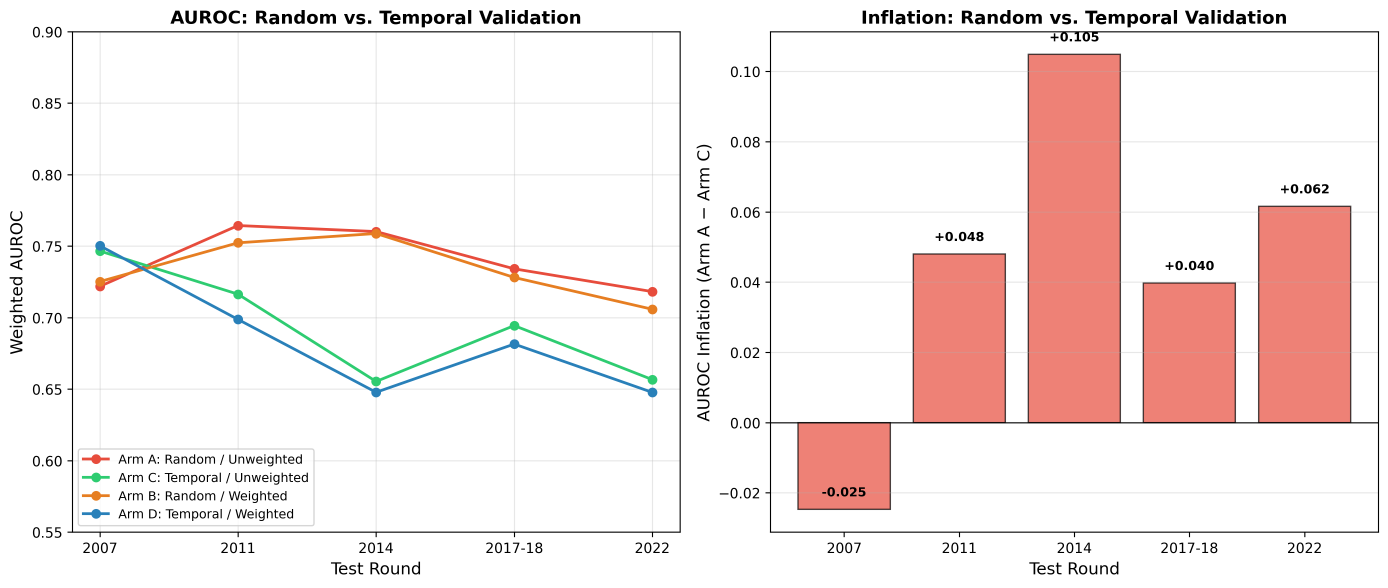
#> input picture docs/figures/fig1_inflation_plot.png, 4164 x 1762 px (shown at 1/3 size); its folder holds 5 pictures in this run
$ python generate_publication_figures.py
#> lines starting #> are read from the running program, lines starting #| are printed output that depends on the picture; after the words box and inside, x2 and y2 are one past the last pixel; in counts of white or black regions, pixels touching at a corner belong together
#> in extract_all_separated_figures, im1 is the input picture: PIL image 4164x1762 RGBA; mean R, G, B, A 245.3, 233.6, 232, 255
#!/usr/bin/env python3
"""
experiments/generate_publication_figures.py

Generates and extracts high-resolution separated publication-ready figures
for the SWIFT-U5 manuscript. Each sub-panel from the multi-panel composite
figures is saved as an individual, standalone PNG with trimmed borders at 300 DPI.

Generated Individual Figures:
-----------------------------
Figure 1 (Evaluation Design & Inflation):
  - fig1a_auroc_comparison.png: AUROC across survey cuts (Random vs. Temporal Validation)
  - fig1b_inflation_gap.png: AUROC Inflation Gap (Arm A - Arm C) across survey rounds

Figure 2 (Probability Calibration):
  - fig2a_cal_random_unweighted.png: Arm A (Random Split, Unweighted XGBoost)
  - fig2b_cal_random_weighted.png: Arm B (Random Split, Weighted XGBoost)
  - fig2c_cal_temporal_unweighted.png: Arm C (Forward-Temporal Split, Unweighted XGBoost)
  - fig2d_cal_temporal_weighted.png: Arm D (Forward-Temporal Split, Weighted XGBoost)

Figure 3 (Feature Stability):
  - fig3a_stability_selection.png: Panel A - Dual-Method Selection Frequency (LASSO vs. XGBoost)
  - fig3b_rolling_window_stability.png: Panel B - Rolling Window Stability Heatmap

Figure 4 (Division Risk Atlas & Capacity):
  - fig4a_observed_vs_predicted_risk.png: Panel A - 2022 Observed Mortality vs. Predicted Risk
  - fig4b_screening_efficiency.png: Panel B - Screening / Prioritization Efficiency @ 10%
  - fig4c_longitudinal_trends.png: Panel C - Longitudinal Trends in U5MR (2004-2022)

Figure 5 (Explainability & Attribution Drift):
  - fig5a_shap_global_importance.png: Panel A - Global Top 12 Risk Drivers (|SHAP|)
  - fig5b_shap_regional_variation.png: Panel B - Regional Variation Heatmap of Top 8 Drivers
  - fig5c_shap_drift_index.png: Panel C - Temporal SHAP Drift Index (SDI) across cuts
"""

import os
import shutil
import numpy as np
from PIL import Image
from pathlib import Path

def trim_border(im, tol=250, pad=20):
    """Auto-trim white or transparent border padding around an image."""
#> called with tol = 250, pad = 20
    if im.mode == 'RGBA':
        bg = Image.new('RGBA', im.size, (255, 255, 255, 255))
#> bg: PIL image 2043x1762 RGBA; every value is 255
        diff = np.abs(np.array(im).astype(float) - np.array(bg).astype(float))
    else:
        bg = Image.new('RGB', im.size, (255, 255, 255))
        diff = np.abs(np.array(im).astype(float) - np.array(bg).astype(float))
    mask = np.any(diff > (255 - tol), axis=2)
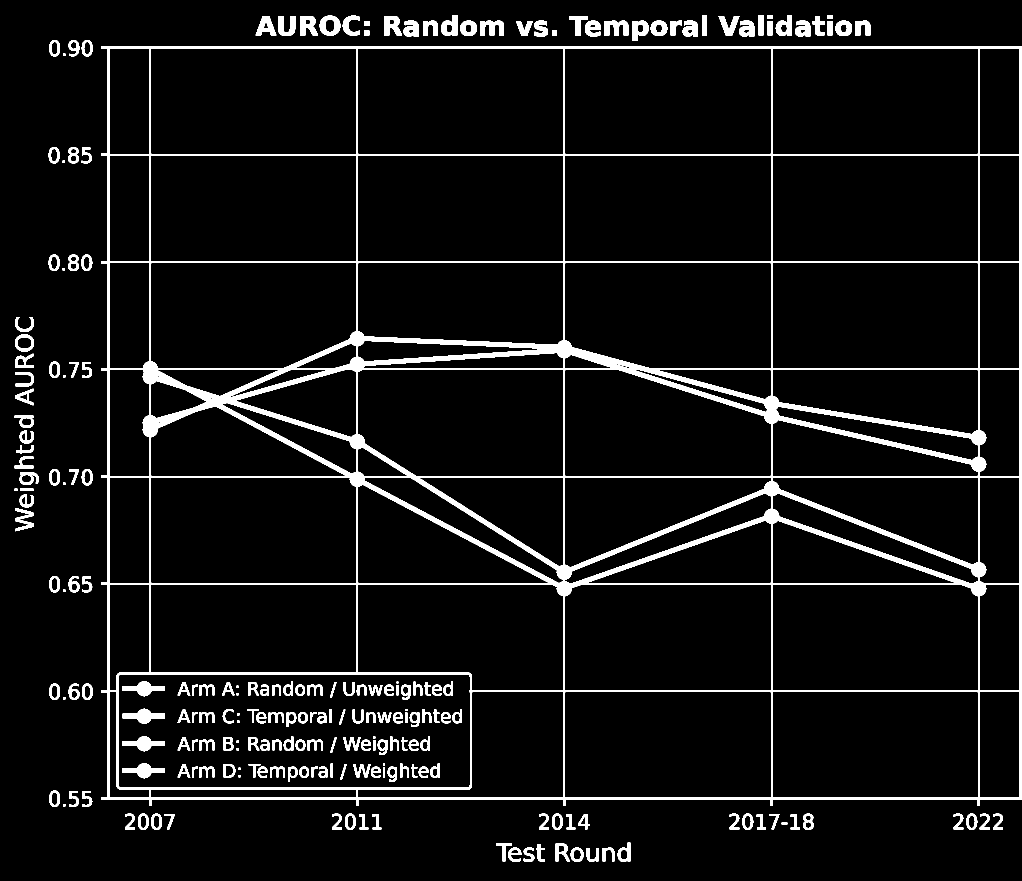
#> mask: shape (1762, 2043) bool (shown at 1/2 size); 6.6% white; 215 white regions (2 under 20 px), largest, box (x1, y1, x2, y2) and area: (202, 93, 2043, 1612) 163591, (245, 1362, 330, 1393) 1272, (245, 1417, 330, 1448) 1271
    rows = np.where(mask.any(axis=1))[0]
#> rows = 1656 values from 30 to 1723
    cols = np.where(mask.any(axis=0))[0]
#> cols = 1963 values from 29 to 2042
    if len(rows) and len(cols):
        r0 = max(0, rows[0] - pad)
#> r0 = 10
        r1 = min(im.height, rows[-1] + pad + 1)
#> r1 = 1744
        c0 = max(0, cols[0] - pad)
#> c0 = 9
        c1 = min(im.width, cols[-1] + pad + 1)
#> c1 = 2043
        return im.crop((c0, r0, c1, r1))
    return im

def extract_all_separated_figures():
    workspace = Path(__file__).resolve().parent.parent
    docs_fig = workspace / "docs" / "figures"
    out_fig = workspace / "outputs" / "figures"
    out_fig.mkdir(parents=True, exist_ok=True)

    separated = {}

    # --- Figure 1: Inflation Plot (1x2 layout) ---
    p1 = docs_fig / "fig1_inflation_plot.png"
    if p1.exists():
        im1 = Image.open(p1)
        split_x1 = 2043
        separated["fig1a_auroc_comparison.png"] = trim_border(im1.crop((0, 0, split_x1, im1.height)))
        separated["fig1b_inflation_gap.png"] = trim_border(im1.crop((split_x1, 0, im1.width, im1.height)))
#> in trim_border (call 2), `bg = Image.new('RGBA', im.size, (255, 255, 255, 255))`: bg: PIL image 2121x1762 RGBA; every value is 255
#> in trim_border (call 2), `mask = np.any(diff > (255 - tol), axis=2)`: mask: shape (1762, 2121) bool; 25.5% white; 149 white regions, largest, box (x1, y1, x2, y2) and area: (253, 93, 2095, 1612) 897126, (1034, 41, 1083, 71) 1056, (1283, 41, 1331, 71) 997

    # --- Figure 2: Calibration Curves (2x2 layout) ---
    p2 = docs_fig / "fig2_calibration_curves.png"
    if p2.exists():
        im2 = Image.open(p2)
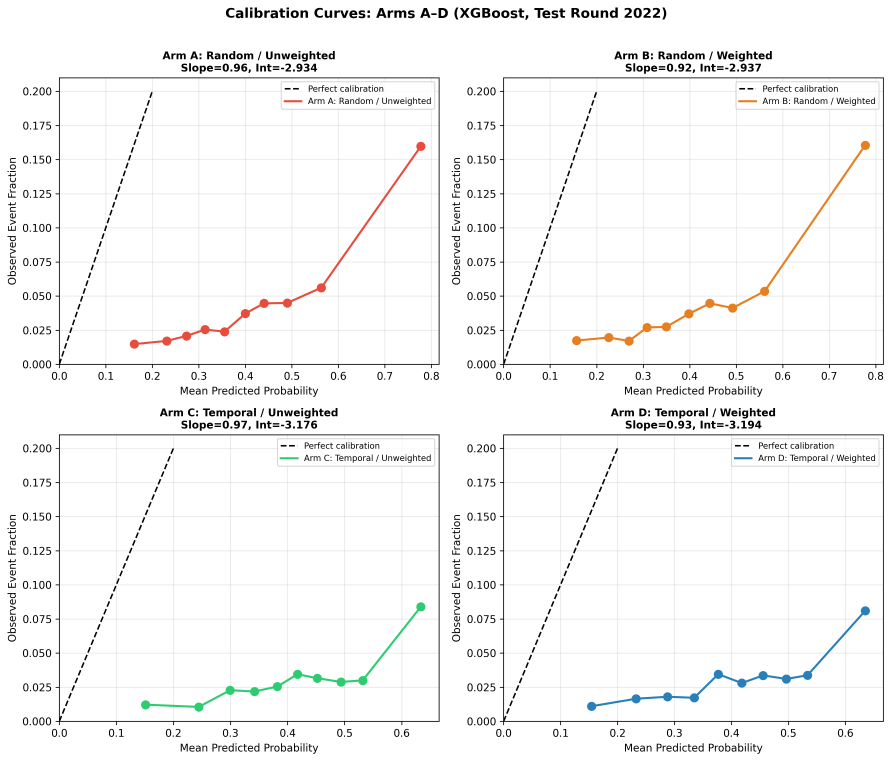
#> input picture docs/figures/fig2_calibration_curves.png, 3565 x 3045 px (shown at 1/4 size)
#> im2 is the input picture: PIL image 3565x3045 RGBA; mean R, G, B, A 246.4, 246.4, 246.1, 255
        split_x2 = 1792
        split_y2 = 1474
        separated["fig2a_cal_random_unweighted.png"] = trim_border(im2.crop((0, 80, split_x2, split_y2)))
#> in trim_border (call 3), `bg = Image.new('RGBA', im.size, (255, 255, 255, 255))`: bg: PIL image 1792x1394 RGBA; every value is 255
#> in trim_border (call 3), `mask = np.any(diff > (255 - tol), axis=2)`: mask: shape (1394, 1792) bool; 6.6% white; 191 white regions (5 under 20 px), largest, box (x1, y1, x2, y2) and area: (222, 229, 1759, 1393) 116283, (1134, 320, 1210, 330) 760, (706, 133, 743, 157) 643
        separated["fig2b_cal_random_weighted.png"] = trim_border(im2.crop((split_x2, 80, im2.width, split_y2)))
#> call 4 of trim_border, with tol = 250, pad = 20
#> in trim_border (call 4), `bg = Image.new('RGBA', im.size, (255, 255, 255, 255))`: bg: PIL image 1773x1394 RGBA; every value is 255
#> in trim_border (call 4), `mask = np.any(diff > (255 - tol), axis=2)`:
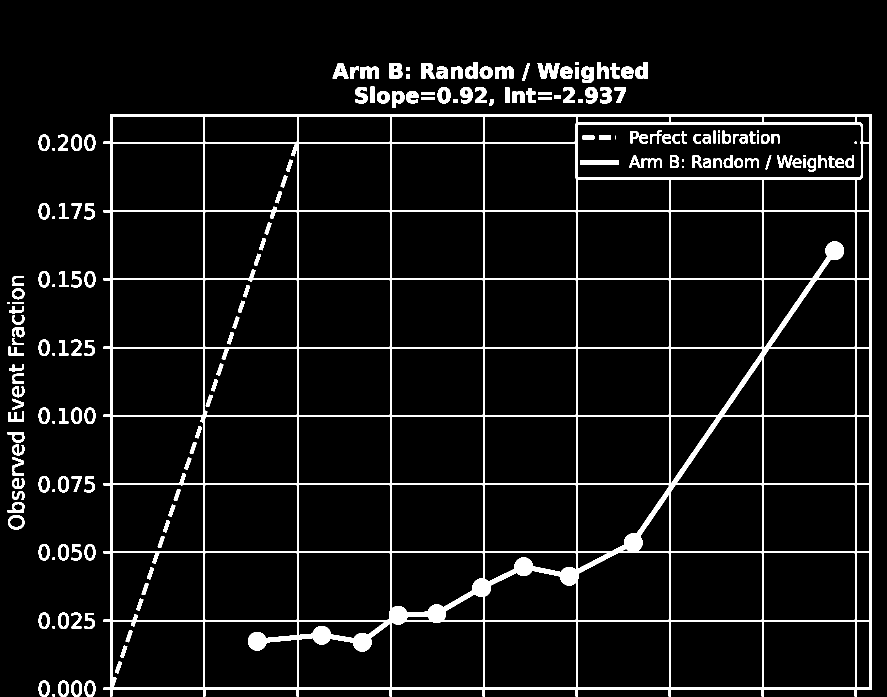
#> mask: shape (1394, 1773) bool (shown at 1/2 size); 6.6% white; 185 white regions (6 under 20 px), largest, box (x1, y1, x2, y2) and area: (207, 229, 1744, 1393) 116521, (1075, 126, 1119, 157) 858, (1160, 320, 1237, 330) 770
#> in trim_border (call 4), `cols = np.where(mask.any(axis=0))[0]`: cols = 1664 values from 15 to 1743
#> in trim_border (call 4), `c0 = max(0, cols[0] - pad)`: c0 = 0
#> in trim_border (call 4), `c1 = min(im.width, cols[-1] + pad + 1)`: c1 = 1764
        separated["fig2c_cal_temporal_unweighted.png"] = trim_border(im2.crop((0, split_y2, split_x2, im2.height)))
#> in trim_border (call 5), `bg = Image.new('RGBA', im.size, (255, 255, 255, 255))`: bg: PIL image 1792x1571 RGBA; every value is 255
#> in trim_border (call 5), `mask = np.any(diff > (255 - tol), axis=2)`:
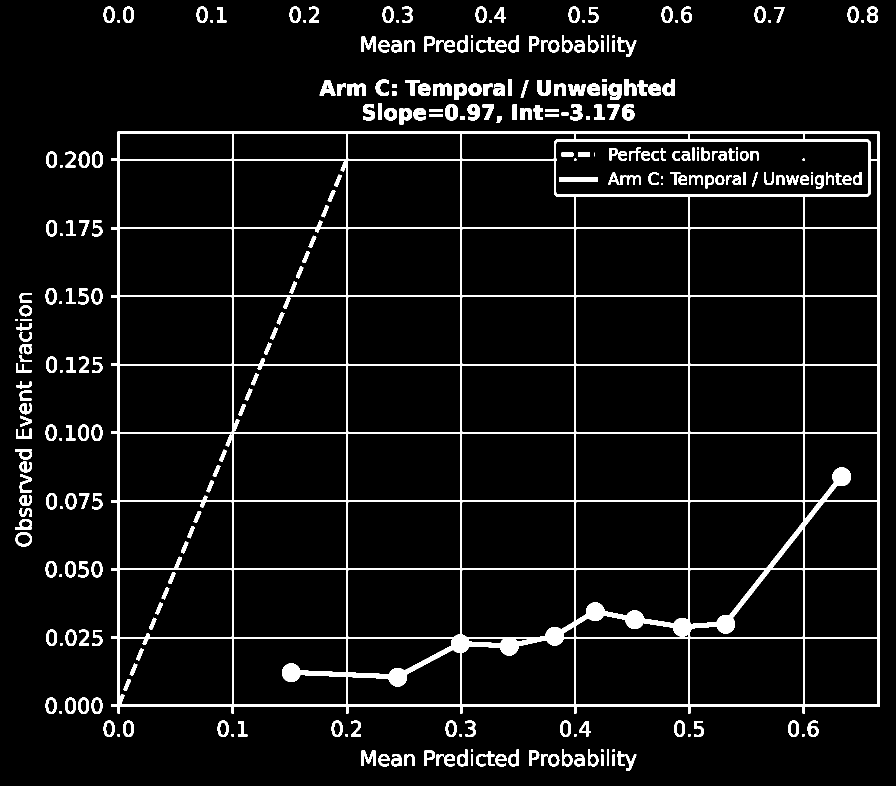
#> mask: shape (1571, 1792) bool (shown at 1/2 size); 6.4% white; 296 white regions (6 under 20 px), largest, box (x1, y1, x2, y2) and area: (222, 263, 1759, 1427) 108148, (1118, 354, 1195, 364) 770, (695, 167, 732, 191) 643
#> in trim_border (call 5), `rows = np.where(mask.any(axis=1))[0]`: rows = 1399 values from 13 to 1540
#> in trim_border (call 5), `cols = np.where(mask.any(axis=0))[0]`: cols = 1683 values from 30 to 1758
#> in trim_border (call 5), `r0 = max(0, rows[0] - pad)`: r0 = 0
#> in trim_border (call 5), `r1 = min(im.height, rows[-1] + pad + 1)`: r1 = 1561
#> in trim_border (call 5), `c0 = max(0, cols[0] - pad)`: c0 = 10
#> in trim_border (call 5), `c1 = min(im.width, cols[-1] + pad + 1)`: c1 = 1779
        separated["fig2d_cal_temporal_weighted.png"] = trim_border(im2.crop((split_x2, split_y2, im2.width, im2.height)))
#> in trim_border (call 6), `bg = Image.new('RGBA', im.size, (255, 255, 255, 255))`: bg: PIL image 1773x1571 RGBA; every value is 255
#> in trim_border (call 6), `mask = np.any(diff > (255 - tol), axis=2)`:
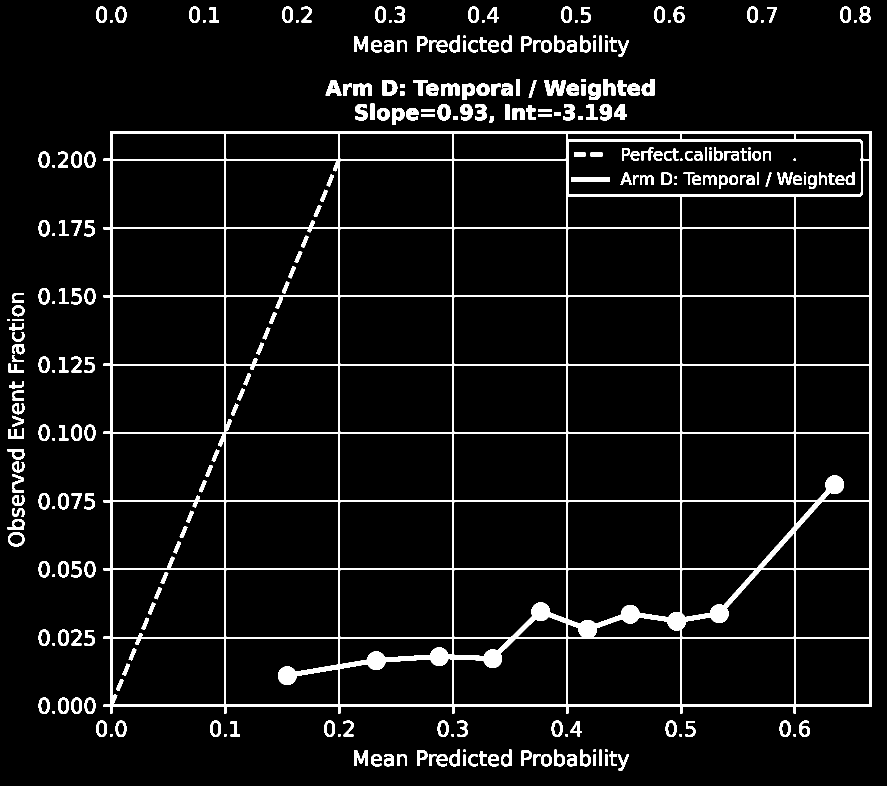
#> mask: shape (1571, 1773) bool (shown at 1/2 size); 6.5% white; 291 white regions (3 under 20 px), largest, box (x1, y1, x2, y2) and area: (207, 263, 1744, 1427) 108198, (1088, 160, 1132, 191) 856, (1143, 354, 1219, 364) 760
#> in trim_border (call 6), `cols = np.where(mask.any(axis=0))[0]`: cols = 1679 values from 15 to 1743
#> in trim_border (call 6), `c0 = max(0, cols[0] - pad)`: c0 = 0
#> in trim_border (call 6), `c1 = min(im.width, cols[-1] + pad + 1)`: c1 = 1764
#> in trim_border (call 6), `return im.crop((c0, r0, c1, r1))`:
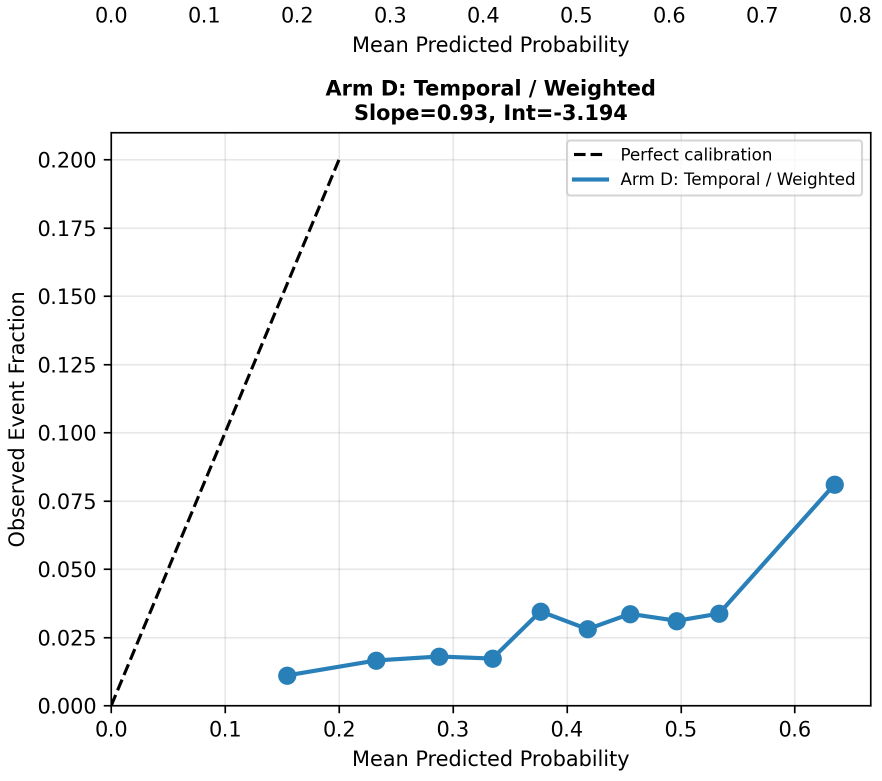
#> returned value: PIL image 1764x1561 RGBA (shown at 1/2 size); mean R, G, B, A 245.7, 246.3, 246.7, 255

    # --- Figure 3: Feature Stability (1x2 layout) ---
    p3 = docs_fig / "fig3_feature_stability.png"
    if p3.exists():
        im3 = Image.open(p3)
        split_x3 = 1628
        separated["fig3a_stability_selection.png"] = trim_border(im3.crop((0, 0, split_x3, im3.height)))
        separated["fig3b_rolling_window_stability.png"] = trim_border(im3.crop((split_x3, 0, im3.width, im3.height)))

    # --- Figure 4: Division Risk Atlas (2x2 layout: 2 top, 1 bottom spanning) ---
    p4 = docs_fig / "fig4_division_risk_atlas.png"
    if p4.exists():
        im4 = Image.open(p4)
        split_x4 = 1919
        split_y4 = 1206
        separated["fig4a_observed_vs_predicted_risk.png"] = trim_border(im4.crop((0, 0, split_x4, split_y4)))
        separated["fig4b_screening_efficiency.png"] = trim_border(im4.crop((split_x4, 0, im4.width, split_y4)))
        separated["fig4c_longitudinal_trends.png"] = trim_border(im4.crop((0, split_y4, im4.width, im4.height)))

    # --- Figure 5: SHAP Drift & Attribution (Left column, 2 right rows) ---
    p5 = docs_fig / "fig5_shap_drift_division.png"
    if p5.exists():
        im5 = Image.open(p5)
        split_x5 = 2960
        split_y5 = 1231
        separated["fig5a_shap_global_importance.png"] = trim_border(im5.crop((0, 0, split_x5, im5.height)))
        separated["fig5b_shap_regional_variation.png"] = trim_border(im5.crop((split_x5, 0, im5.width, split_y5)))
        separated["fig5c_shap_drift_index.png"] = trim_border(im5.crop((split_x5, split_y5, im5.width, im5.height)))

    print(f"Generated {len(separated)} individual high-resolution figures:")
#| Generated 6 individual high-resolution figures:
    for fname, img in separated.items():
        p_doc = docs_fig / fname
        p_out = out_fig / fname
        img.save(p_doc, format="PNG", dpi=(300, 300), optimize=True)
        img.save(p_out, format="PNG", dpi=(300, 300), optimize=True)
        print(f"  - {fname:<40} {img.width}x{img.height} px ({p_doc.stat().st_size/1024:.1f} KB)")
#> this loop made 6 passes
#> fname on passes 1 to 6: 'fig1a_auroc_comparison.png', 'fig1b_inflation_gap.png', 'fig2a_cal_random_unweighted.png', 'fig2b_cal_random_weighted.png', 'fig2c_cal_temporal_unweighted.png', 'fig2d_cal_temporal_weighted.png'
#|   - fig1a_auroc_comparison.png               2034x1734 px (217.4 KB)
#|   - fig1b_inflation_gap.png                  2088x1734 px (105.6 KB)
#|   - fig2a_cal_random_unweighted.png          1769x1290 px (128.4 KB)
#|   - fig2b_cal_random_weighted.png            1764x1290 px (127.6 KB)
#|   - fig2c_cal_temporal_unweighted.png        1769x1561 px (161.3 KB)
#|   - fig2d_cal_temporal_weighted.png          1764x1561 px (159.4 KB)

    return separated

if __name__ == '__main__':
    extract_all_separated_figures()
